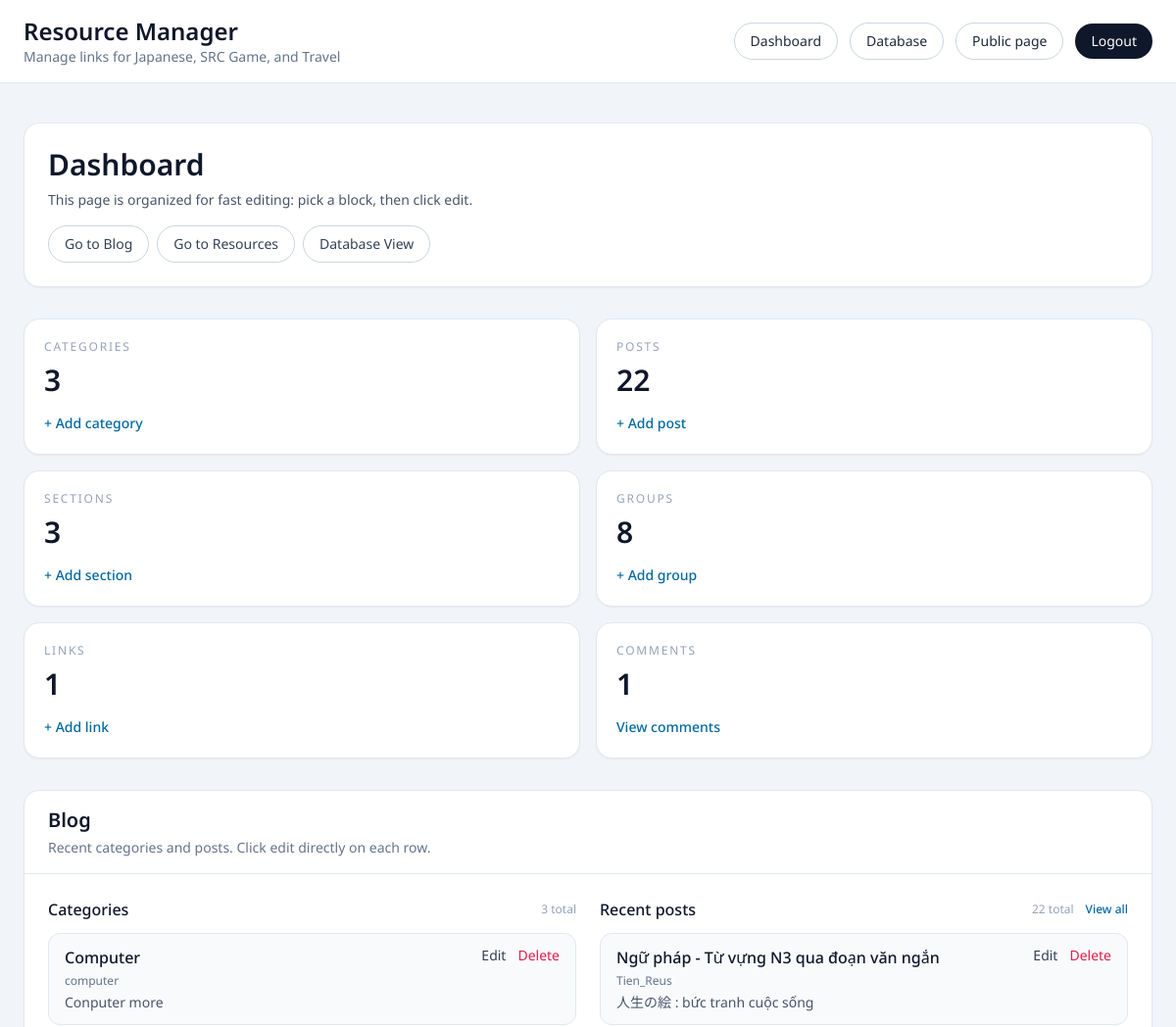
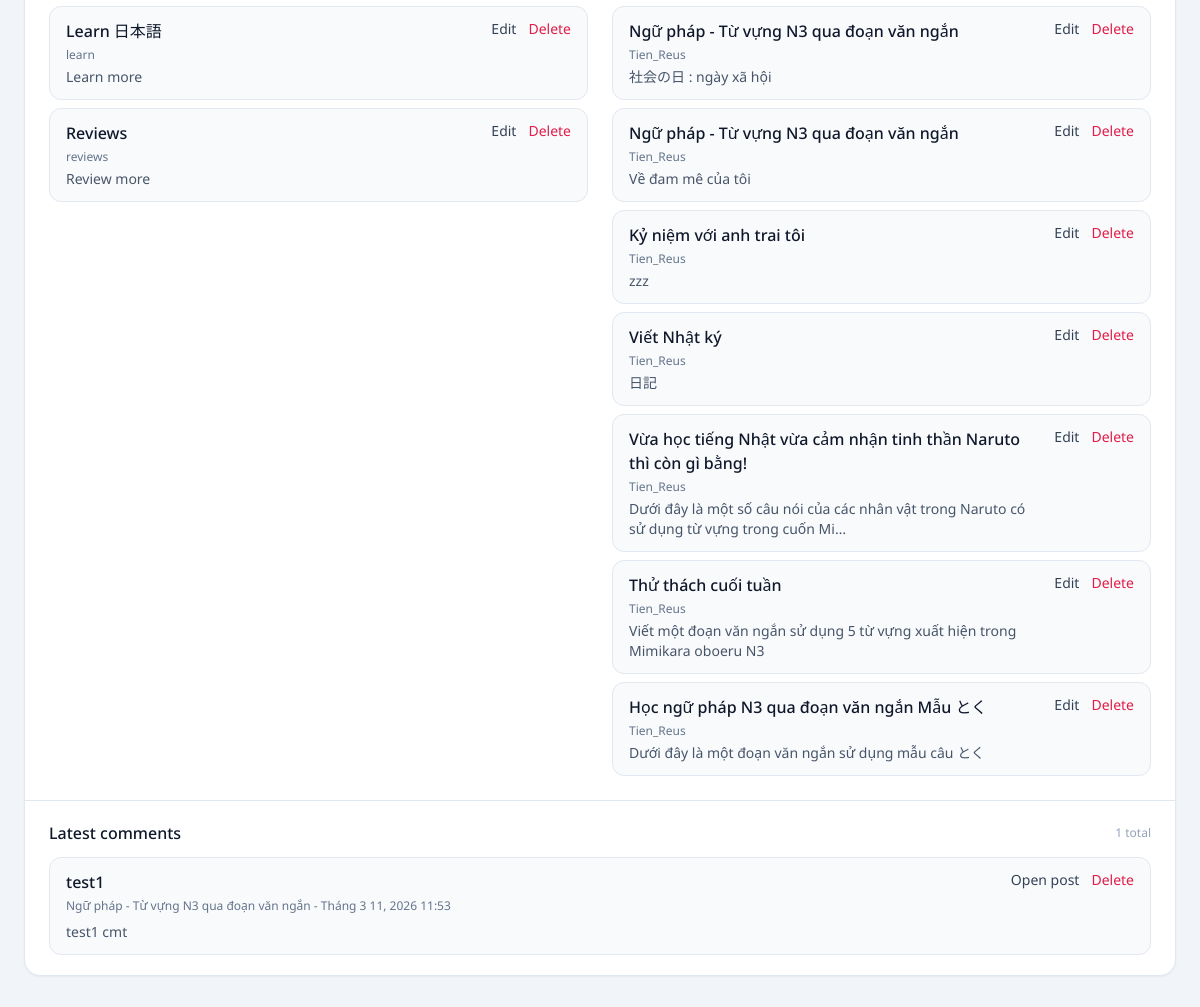
The app's page /sql/ (signed in, upper part), older data (2 pictures, top to bottom).
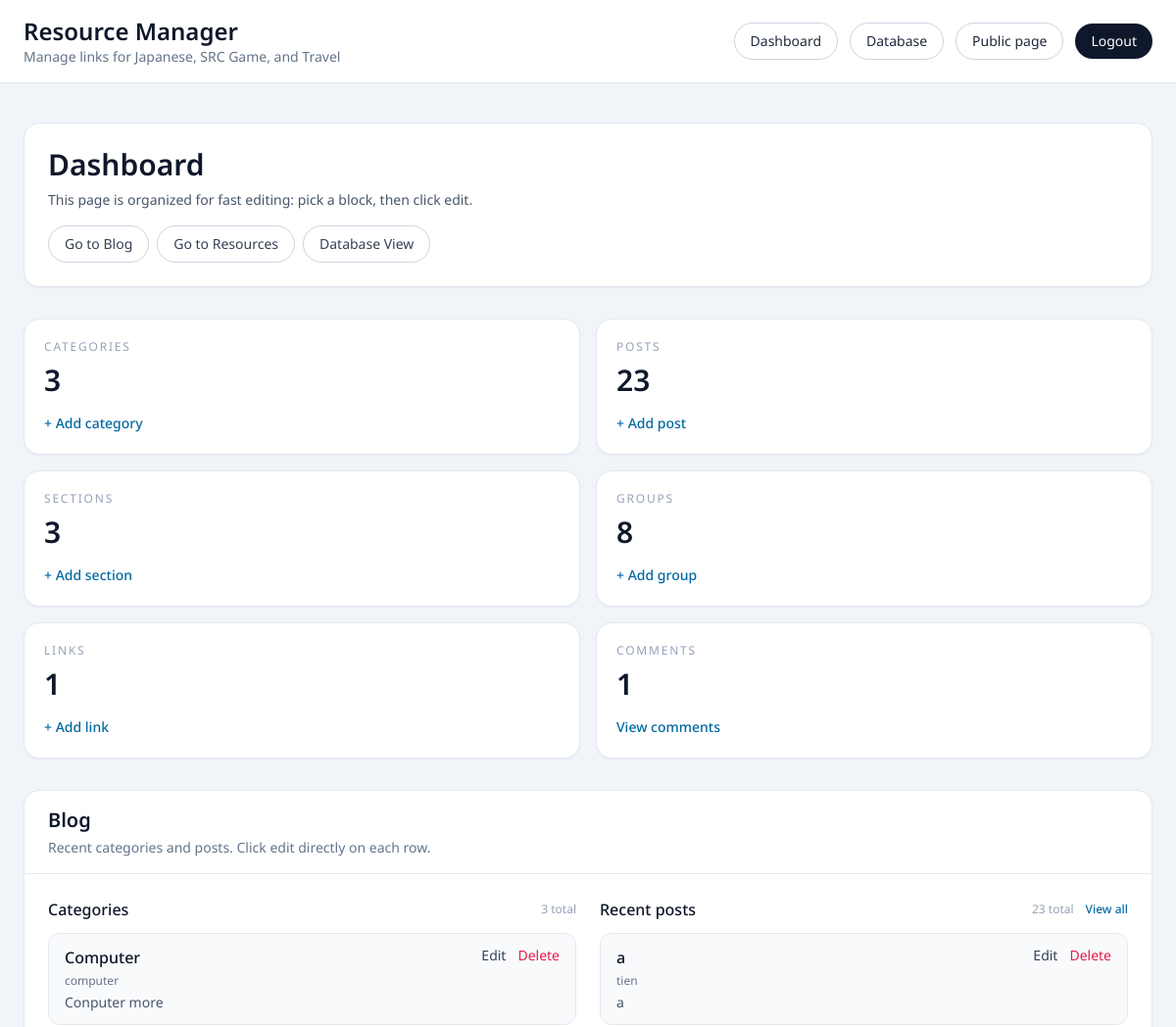
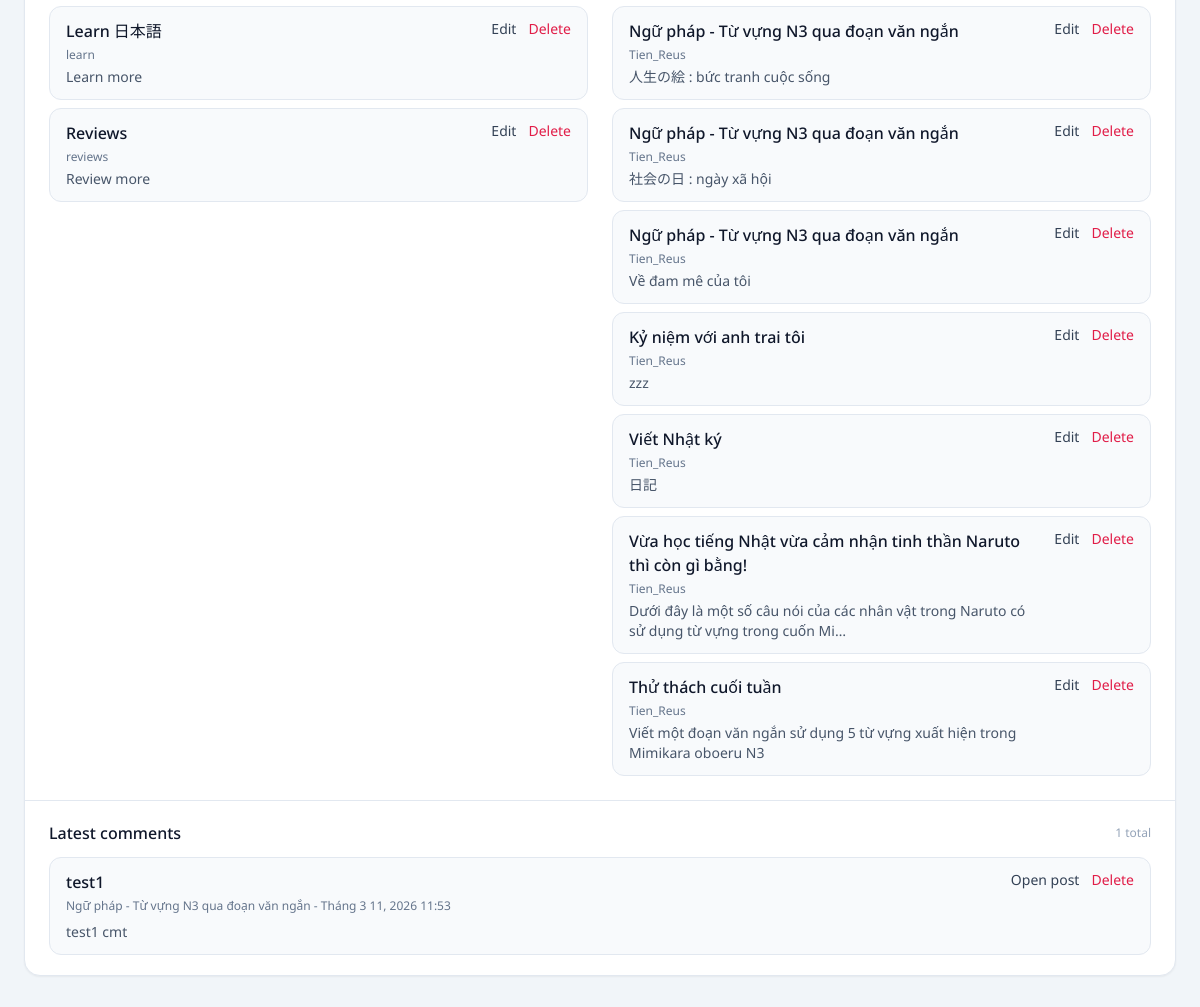
The same page, newer data (2 pictures, top to bottom).
### posts/models.py (models this page shows, shortened)
class Category(models.Model):
    title = models.CharField(max_length=20)
    subtitle = models.CharField(max_length=20)
    slug = models.SlugField()
    thumbnail = models.ImageField()

class Post(models.Model):
    STATUS_DRAFT = "draft"
    STATUS_PUBLISHED = "published"
    STATUS_CHOICES = [
        (STATUS_DRAFT, "Draft"),
        (STATUS_PUBLISHED, "Published"),
    ]
    title = models.CharField(max_length=100)
    slug = models.SlugField()
    overview = models.TextField()
    timestamp = models.DateTimeField(auto_now_add=True)
    content = models.TextField()
    author = models.ForeignKey(Author, on_delete=models.CASCADE)
    thumbnail = models.ImageField()
    categories = models.ManyToManyField(Category)
    featured = models.BooleanField()
    status = models.CharField(max_length=20, choices=STATUS_CHOICES, default=STATUS_PUBLISHED)

class Author(models.Model):
    user = models.OneToOneField(User, on_delete=models.CASCADE)
    display_name = models.CharField(max_length=150, blank=True)
    profile_picture = models.ImageField(blank=True)
    def __str__(self):
        return self.display_name or self.user.username

class Comment(models.Model):
    post = models.ForeignKey(
        Post,
        on_delete=models.CASCADE,
        related_name="comments",
    )
    author_name = models.CharField(max_length=80)
    body = models.TextField(max_length=1000)
    created_at = models.DateTimeField(auto_now_add=True)
    class Meta:
        ordering = ["-created_at"]

### posts/views.py (the view)
# urls.py: path('sql/', resource_admin_dashboard, name='resource_admin_dashboard'),
@staff_required
def resource_admin_dashboard(request):
    sections = ResourceSection.objects.prefetch_related("groups__links")
    categories = Category.objects.order_by("title")
    posts = Post.objects.select_related("author").prefetch_related("categories").order_by("-timestamp")[:8]
    comments = Comment.objects.select_related("post").order_by("-created_at")[:10]
    context = {
        "sections": sections,
        "categories": categories,
        "posts": posts,
        "comments": comments,
        "section_count": ResourceSection.objects.count(),
        "group_count": ResourceGroup.objects.count(),
        "link_count": ResourceLink.objects.count(),
        "category_count": Category.objects.count(),
        "post_count": Post.objects.count(),
        "comment_count": Comment.objects.count(),
    }
    return render(request, "resource_admin/dashboard.html", context)

### posts/views.py (called while the page is built)
def staff_required(view_func):
    @wraps(view_func)
    @login_required(login_url="resource_admin_login")
    @user_passes_test(
        lambda user: user.is_staff or user.is_superuser,
        login_url="resource_admin_login",
    )
    def _wrapped_view(request, *args, **kwargs):
        return view_func(request, *args, **kwargs)
    return _wrapped_view

### templates/resource_admin/dashboard.html (shortened to what the changed rows need)
{% extends 'resource_admin/base.html' %}
{% block content %}
<section class="mb-8 rounded-2xl border border-slate-200 bg-white p-6 shadow-sm">
  <h1 class="text-3xl font-semibold text-slate-900">Dashboard</h1>
</section>
<section class="mb-8 grid gap-4 sm:grid-cols-2 xl:grid-cols-6">
  <article class="rounded-2xl border border-slate-200 bg-white p-5 shadow-sm">
    <p class="text-xs uppercase tracking-[0.15em] text-slate-400">Posts</p>
    <p class="mt-2 text-3xl font-semibold text-slate-900">{{ post_count }}</p>
    <a href="{% url 'post_create' %}" class="mt-4 inline-block text-sm font-medium text-sky-700 hover:text-sky-900">+ Add post</a>
  </article>
</section>
<section id="blog-area" class="mb-8 rounded-2xl border border-slate-200 bg-white shadow-sm">
  <div class="border-b border-slate-200 px-6 py-4">
    <h2 class="text-xl font-semibold text-slate-900">Blog</h2>
  </div>
  <div class="grid gap-6 p-6 lg:grid-cols-2">
    <div>
      <div class="space-y-2">
        {% for category in categories %}
        <article class="rounded-xl border border-slate-200 bg-slate-50 px-4 py-3">
          <div class="flex items-start justify-between gap-3">
            <div class="min-w-0">
              <p class="font-medium text-slate-900">{{ category.title }}</p>
              <p class="mt-1 text-xs text-slate-500">{{ category.slug }}</p>
              {% if category.subtitle %}
              <p class="mt-1 text-sm text-slate-600">{{ category.subtitle }}</p>
              {% endif %}
            </div>
            <div class="flex shrink-0 gap-3 text-sm">
              <a href="{% url 'category_update' category.id %}" class="text-slate-700 hover:text-slate-900">Edit</a>
              <a href="{% url 'category_delete' category.id %}" class="text-rose-600 hover:text-rose-700">Delete</a>
            </div>
          </div>
        </article>
        {% empty %}
        <div class="rounded-xl border border-dashed border-slate-300 px-4 py-5 text-sm text-slate-500">No categories yet.</div>
        {% endfor %}
      </div>
    </div>
    <div>
      <div class="mb-3 flex items-center justify-between">
        <div class="flex items-center gap-3">
          <span class="text-xs text-slate-400">{{ post_count }} total</span>
          <a href="{% url 'resource_admin_database' %}#post-table" class="text-xs font-medium text-sky-700 hover:text-sky-900">View all</a>
        </div>
      </div>
      <div class="space-y-2">
        {% for post in posts %}
        <article class="rounded-xl border border-slate-200 bg-slate-50 px-4 py-3">
          <div class="flex items-start justify-between gap-3">
            <div class="min-w-0">
              <p class="font-medium text-slate-900">{{ post.title }}</p>
              <p class="mt-1 text-xs text-slate-500">{{ post.author }}</p>
              <p class="mt-1 text-sm text-slate-600">{{ post.overview|truncatechars:90 }}</p>
            </div>
            <div class="flex shrink-0 gap-3 text-sm">
              <a href="{% url 'post_update' post.id %}" class="text-slate-700 hover:text-slate-900">Edit</a>
              <a href="{% url 'post_delete' post.id %}" class="text-rose-600 hover:text-rose-700">Delete</a>
            </div>
          </div>
        </article>
        {% empty %}
        <div class="rounded-xl border border-dashed border-slate-300 px-4 py-5 text-sm text-slate-500">No posts yet.</div>
        {% endfor %}
      </div>
    </div>
  </div>
  <div id="comment-area" class="border-t border-slate-200 px-6 py-5">
    <div class="space-y-2">
      {% for comment in comments %}
      <article class="rounded-xl border border-slate-200 bg-slate-50 px-4 py-3">
        <div class="flex flex-col gap-2 md:flex-row md:items-start md:justify-between">
          <div class="min-w-0">
            <p class="font-medium text-slate-900">{{ comment.author_name }}</p>
            <p class="mt-1 text-xs text-slate-500">{{ comment.post.title }} - {{ comment.created_at|date:"M d, Y H:i" }}</p>
            <p class="mt-2 text-sm text-slate-600">{{ comment.body|truncatechars:140 }}</p>
          </div>
          <div class="flex shrink-0 gap-3 text-sm">
            <a href="{% url 'post' comment.post.slug %}" target="_blank" rel="noopener noreferrer" class="text-slate-700 hover:text-slate-900">Open post</a>
            <a href="{% url 'comment_delete' comment.id %}" class="text-rose-600 hover:text-rose-700">Delete</a>
          </div>
        </div>
      </article>
      {% empty %}
      <div class="rounded-xl border border-dashed border-slate-300 px-4 py-5 text-sm text-slate-500">No comments yet.</div>
      {% endfor %}
    </div>
  </div>
</section>
{% endblock content %}

Row changes from the older to the newer data that the page shows:
no longer on this page (row unchanged): Post: title "Học ngữ pháp N3 qua đoạn văn ngắn Mẫu とく", author "Tien_Reus", overview "Dưới đây là một đoạn văn ngắn sử dụng mẫu câu とく"
added Post: title "a", author "tien", overview "a"
Text that changed along with them:
{{ post_count }}: "22" → "23"
